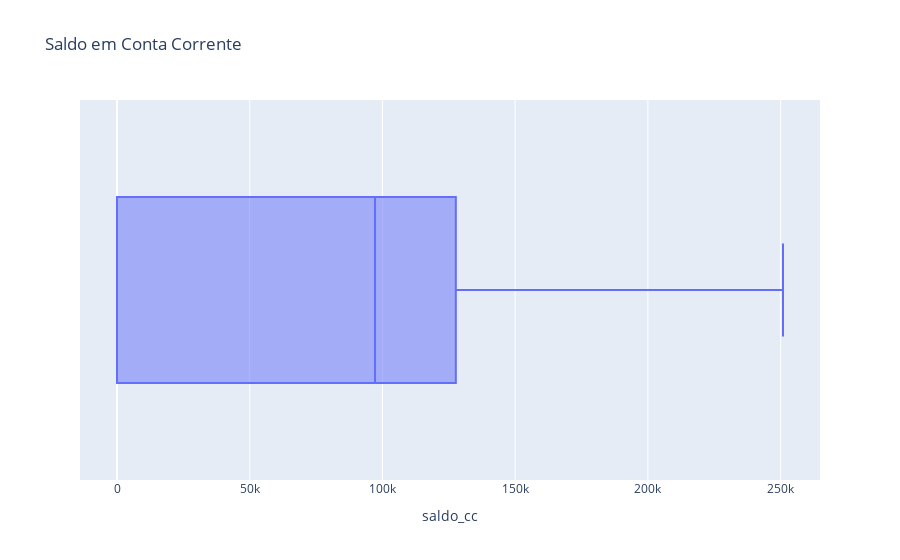

The cell this chart's notebook holds for it:
### Code cell
#Gráfico - Saldo em Conta Corrente
fig_saldo_cc= px.box(
    data_frame = df, 
    x = "saldo_cc",
    title = "Saldo em Conta Corrente"
    )
fig_saldo_cc

### Figure 1 — Plotly figure (JSON) as saved in the notebook; plotly's stock layout.template omitted (floating-point values rounded to 4 significant figures; data arrays with more than 128 entries replaced by an {"elided": "..."} marker saying what was removed)
{"data": [{"alignmentgroup": "True", "hovertemplate": "saldo_cc=%{x}<extra></extra>", "legendgroup": "", "marker": {"color": "#636efa"}, "name": "", "notched": false, "offsetgroup": "", "orientation": "h", "showlegend": false, "type": "box", "x": {"elided": "10000 float values"}, "x0": " ", "xaxis": "x", "y0": " ", "yaxis": "y"}], "layout": {"boxmode": "group", "legend": {"tracegroupgap": 0}, "title": {"text": "Saldo em Conta Corrente"}, "xaxis": {"anchor": "y", "domain": [0, 1], "title": {"text": "saldo_cc"}}, "yaxis": {"anchor": "x", "domain": [0, 1]}}}
